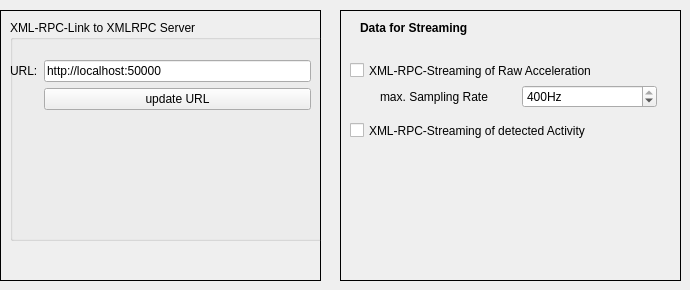
    <widget class="QWidget" name="tabXmlRpc">
     <attribute name="icon">
      <iconset resource="../../resource/std.qrc">
       <normaloff>:/icons/interconnect.png</normaloff>:/icons/interconnect.png</iconset>
     </attribute>
     <attribute name="title">
      <string>XML-RPC</string>
     </attribute>
     <widget class="QFrame" name="frame_9">
      <property name="geometry">
       <rect>
        <x>340</x>
        <y>10</y>
        <width>341</width>
        <height>271</height>
       </rect>
      </property>
      <property name="frameShape">
       <enum>QFrame::Box</enum>
      </property>
      <property name="frameShadow">
       <enum>QFrame::Plain</enum>
      </property>
      <widget class="QCheckBox" name="cbXmllRpcStreamingRaw">
       <property name="geometry">
        <rect>
         <x>10</x>
         <y>50</y>
         <width>331</width>
         <height>21</height>
        </rect>
       </property>
       <property name="text">
        <string>XML-RPC-Streaming of Raw Acceleration</string>
       </property>
      </widget>
      <widget class="QCheckBox" name="cbActivityXmlRpc">
       <property name="geometry">
        <rect>
         <x>10</x>
         <y>110</y>
         <width>331</width>
         <height>21</height>
        </rect>
       </property>
       <property name="text">
        <string>XML-RPC-Streaming of detected Activity</string>
       </property>
      </widget>
      <widget class="QLabel" name="label_9">
       <property name="geometry">
        <rect>
         <x>20</x>
         <y>10</y>
         <width>231</width>
         <height>16</height>
        </rect>
       </property>
       <property name="text">
        <string>&lt;b&gt;Data for Streaming&lt;/b&gt;</string>
       </property>
      </widget>
      <widget class="QWidget" name="layoutWidget">
       <property name="geometry">
        <rect>
         <x>40</x>
         <y>70</y>
         <width>277</width>
         <height>34</height>
        </rect>
       </property>
       <layout class="QHBoxLayout" name="horizontalLayout">
        <item>
         <widget class="QLabel" name="label_11">
          <property name="text">
           <string>max. Sampling Rate</string>
          </property>
         </widget>
        </item>
        <item>
         <widget class="QSpinBox" name="sbSampingRateRaw">
          <property name="suffix">
           <string>Hz</string>
          </property>
          <property name="minimum">
           <number>1</number>
          </property>
          <property name="maximum">
           <number>400</number>
          </property>
          <property name="singleStep">
           <number>10</number>
          </property>
          <property name="value">
           <number>400</number>
          </property>
         </widget>
        </item>
       </layout>
      </widget>
     </widget>
     <widget class="QFrame" name="frame_10">
      <property name="geometry">
       <rect>
        <x>0</x>
        <y>10</y>
        <width>321</width>
        <height>271</height>
       </rect>
      </property>
      <property name="frameShape">
       <enum>QFrame::Box</enum>
      </property>
      <property name="frameShadow">
       <enum>QFrame::Plain</enum>
      </property>
      <widget class="QGroupBox" name="groupBox_2">
       <property name="geometry">
        <rect>
         <x>10</x>
         <y>10</y>
         <width>321</width>
         <height>221</height>
        </rect>
       </property>
       <property name="minimumSize">
        <size>
         <width>300</width>
         <height>221</height>
        </size>
       </property>
       <property name="maximumSize">
        <size>
         <width>471</width>
         <height>221</height>
        </size>
       </property>
       <property name="title">
        <string>XML-RPC-Link to XMLRPC Server</string>
       </property>
       <widget class="QWidget" name="formLayoutWidget">
        <property name="geometry">
         <rect>
          <x>0</x>
          <y>40</y>
          <width>301</width>
          <height>74</height>
         </rect>
        </property>
        <layout class="QFormLayout" name="formLayout">
         <property name="fieldGrowthPolicy">
          <enum>QFormLayout::AllNonFixedFieldsGrow</enum>
         </property>
         <item row="0" column="0">
          <widget class="QLabel" name="label">
           <property name="text">
            <string>URL:</string>
           </property>
          </widget>
         </item>
         <item row="0" column="1">
          <widget class="QLineEdit" name="xmlRpcUrl">
           <property name="text">
            <string>http://localhost:50000</string>
           </property>
          </widget>
         </item>
         <item row="1" column="1">
          <widget class="QPushButton" name="pbSetXmlRpcData">
           <property name="text">
            <string>update URL</string>
           </property>
           <property name="icon">
            <iconset resource="../../resource/std.qrc">
             <normaloff>:/icons/arrow_right.png</normaloff>:/icons/arrow_right.png</iconset>
           </property>
          </widget>
         </item>
        </layout>
       </widget>
      </widget>
     </widget>
    </widget>
